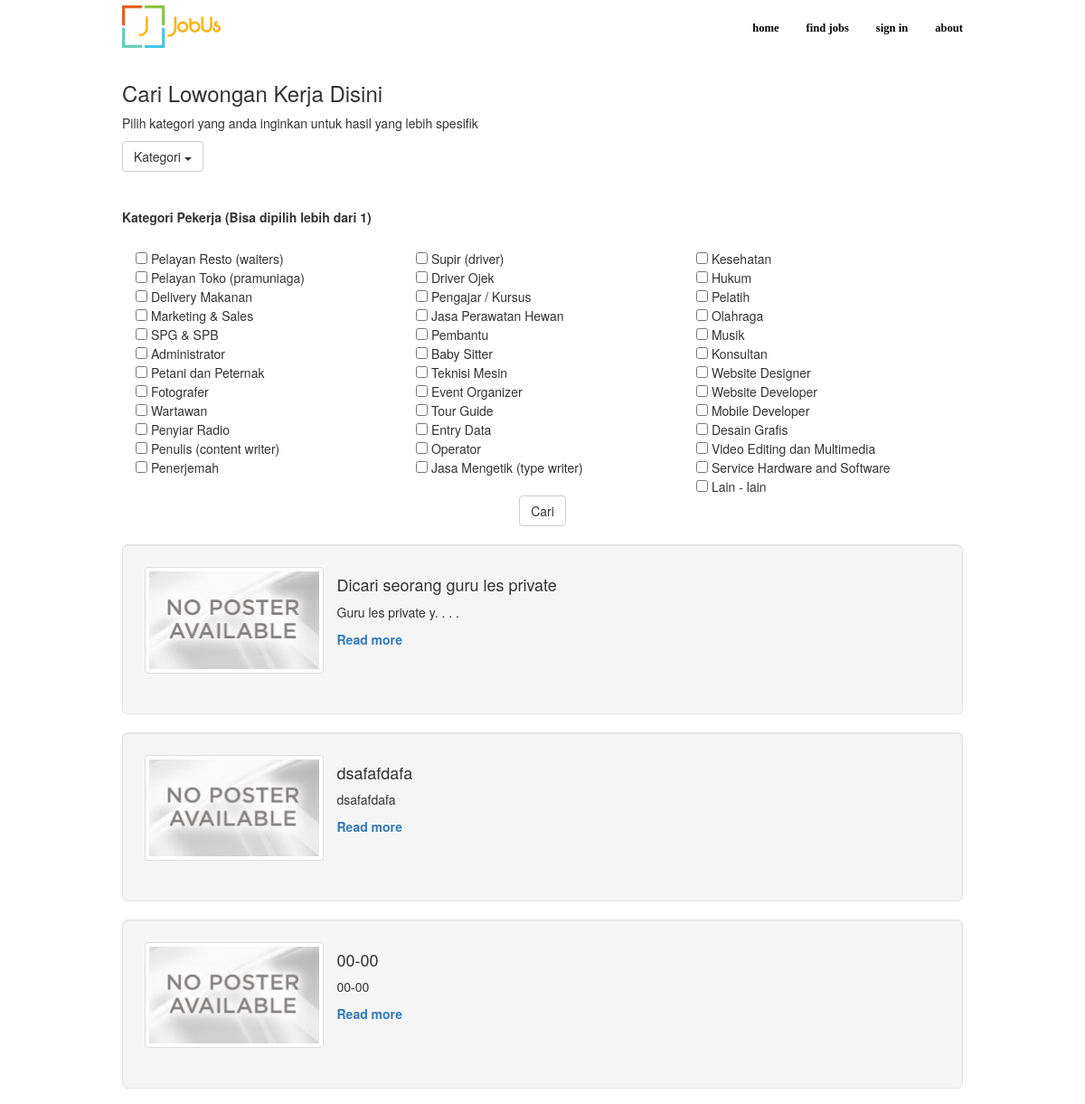
Before: /lowongan.php (upper part) with the older database file.
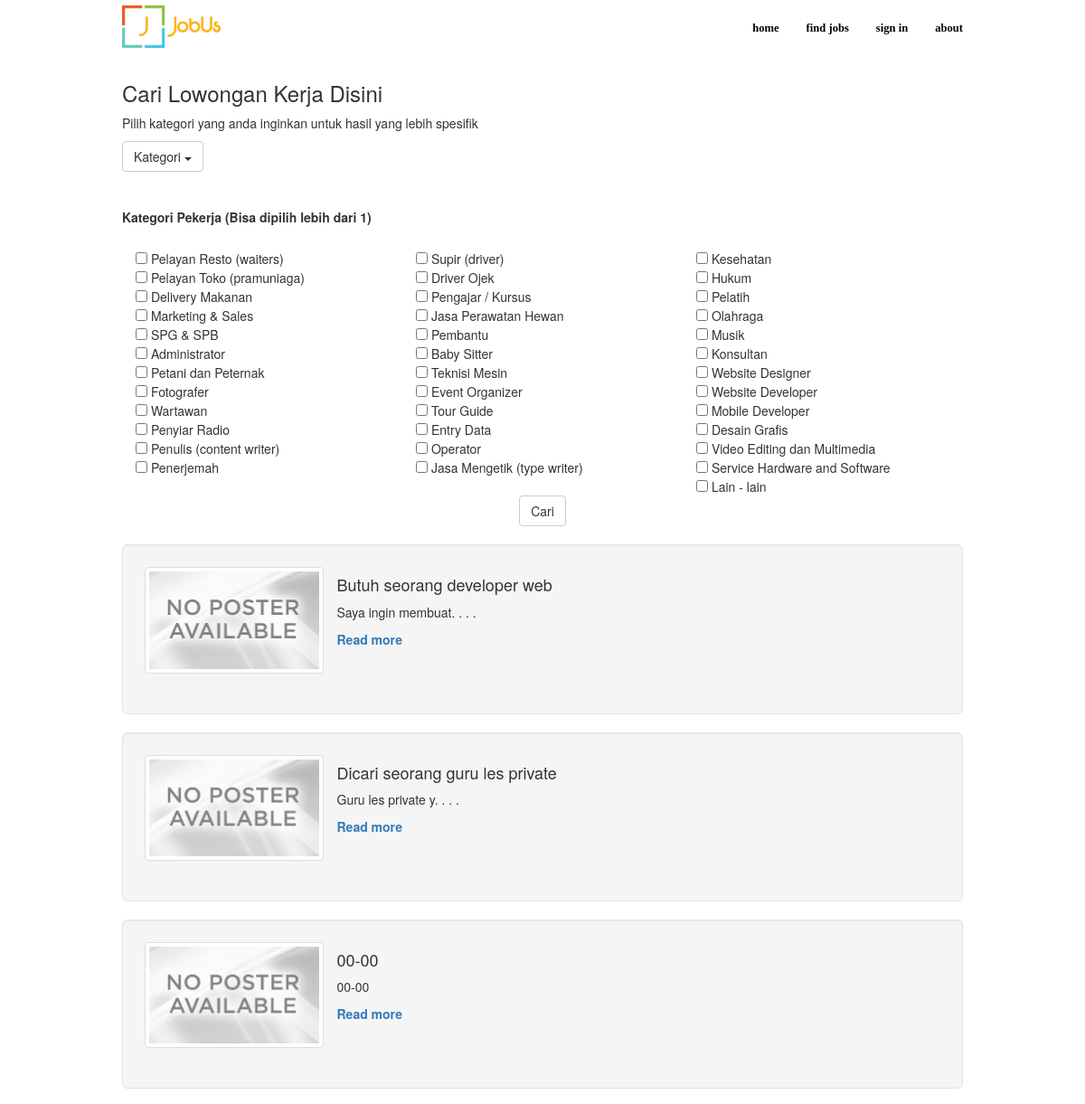
After: the same page with the newer database file.
### tables this page shows
CREATE TABLE `postingan` (
  `id_postingan` int(11) NOT NULL,
  `id_pengiklan` int(11) NOT NULL,
  `judul` varchar(255) NOT NULL,
  `deskripsi` text NOT NULL,
  `kategori` varchar(1024) NOT NULL,
  `gaji` varchar(255) NOT NULL,
  `keterangan` text,
  `tipe` varchar(255) NOT NULL,
  `pamflet` varchar(255) DEFAULT NULL,
  `durasi` int(11) NOT NULL,
  `status` varchar(20) NOT NULL,
  `tanggal` timestamp NULL DEFAULT CURRENT_TIMESTAMP,
  `lat` float(10,6) DEFAULT NULL,
  `lang` float(10,6) DEFAULT NULL,
  `approved` char(5) NOT NULL,
  `tgl_approved` timestamp NULL DEFAULT NULL,
  `dikerjakan_oleh` varchar(1024) DEFAULT NULL
);

### model/class.postingan.php (called while the page is built, shortened)
<?php
class postingan
 {
	function get_all_rows($query, $param){
			try{
				global $pdo;
				$req = $pdo->prepare($query);
				if($param == ''){
					$req->execute();
				}else{
					$req->execute($param);
				}
				if($req->rowCount() > 0){
					$result = $req->fetchAll();
					return $result;
				}
			}catch(PDOException $e){
				echo "Error! gagal mengambil data: ".$e->getMessage();
			}
	}
	function select_active(){
		$query = "select * from postingan where datediff(current_date(),postingan.tgl_approved) < postingan.durasi";
		return $this->get_all_rows($query, '');
	}
 	function encode($input){
		$output = base64_encode(base64_encode(base64_encode(base64_encode($input))));
		return $output;
	}
 }
 ?>

### controller/include.lowongan.post.php (called while the page is built)
<?php
	if(isset($_REQUEST['tipe'])){
		if($_REQUEST['tipe']=='tetap'){
			if(isset($_POST['cari']) && isset($_POST['kategori'])){
				$data = $postingan->select_by_kategori($_POST['kategori'],'Karyawan');
			}else{
				$data = $postingan->select_tipe_active('Karyawan');
			}
		}elseif($_REQUEST['tipe']=='paruh_waktu'){
			if(isset($_POST['cari']) && isset($_POST['kategori'])){
				$data = $postingan->select_by_kategori($_POST['kategori'],'kontrak');
			}else{
				$data = $postingan->select_tipe_active('kontrak');
			}
		}else{
			$script->redirect('lowongan');
		}
	}elseif(isset($_POST['cari']) && isset($_POST['kategori'])){
		$data = $postingan->select_by_kategori($_POST['kategori'],'');
	}else{
		$data = $postingan->select_active();
	}
 ?>

### controller/include.lowongan.table.php (the view)
<?php
		if(count($data)>0){
			foreach ($data as $row){
			echo "
			<div class='well well-lg' style='text-align: justify;''>
				<div class='row'>
				  	<div class='col-xs-6 col-md-3'>
				    	<a href='detail.php?id=".$postingan->encode($row['id_postingan'])."' class='thumbnail'>
				      	<img src='assets/images/noposter.jpg' alt='...'>
				    	</a>
				  	</div>
				  	<h4>".$row['judul']." </h4>
				  	<p>";
				if(strlen($row['deskripsi'])>18){
					echo substr($row['deskripsi'],0,18).'. . . .';
				}else{
					echo $row['deskripsi'];
				}
			echo	"
				  	<br></p>
            		<a class='remo' href='detail.php?id=".$postingan->encode($row['id_postingan'])."'><b>Read more</b></a>
				</div>
			</div>";
			}
		}
	?>

Changed rows visible on the page:
removed postingan: judul "dsafafdafa", deskripsi "dsafafdafa"
now on this page (row edited): postingan: judul "Butuh seorang developer web", deskripsi "Saya ingin membuat"
